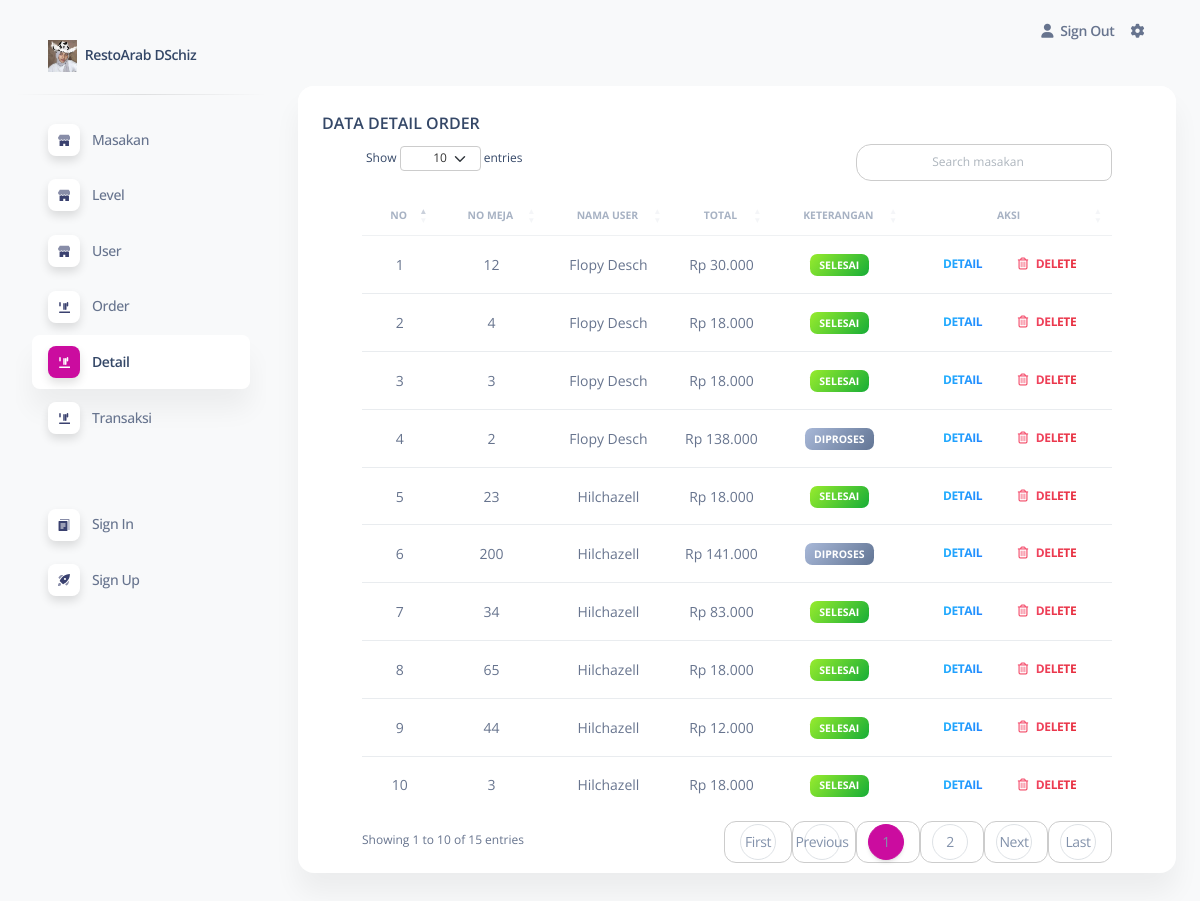
The page /pages/index.php?page=data_detail (signed in) on the database its author committed.
### tables this page shows
CREATE TABLE `detail_order` (
  `id_detail_order` int(11) NOT NULL,
  `id_order` int(11) NOT NULL,
  `id_masakan` int(11) NOT NULL,
  `qty` int(11) NOT NULL,
  `total` int(11) NOT NULL,
  `keterangan` text DEFAULT NULL
);

CREATE TABLE `order` (
  `id_order` int(11) NOT NULL,
  `no_meja` int(11) NOT NULL,
  `tanggal` date NOT NULL,
  `id_user` int(11) DEFAULT NULL,
  `keterangan` text DEFAULT NULL
);

CREATE TABLE `user` (
  `id_user` int(11) NOT NULL,
  `username` varchar(50) NOT NULL,
  `password` varchar(255) NOT NULL,
  `nama_user` varchar(100) NOT NULL,
  `id_level` int(11) DEFAULT NULL
);

### pages/detail/data.php (the view, shortened to what this page needs)
<?php
include "../conf/conn.php";
$query = mysqli_query($koneksi, "SELECT detail_order.qty, masakan.nama_masakan, `order`.no_meja, user.nama_user, SUM(detail_order.total) AS total_bayar, detail_order.keterangan, detail_order.id_detail_order, detail_order.id_order
FROM detail_order
INNER JOIN masakan ON detail_order.id_masakan = masakan.id_masakan
INNER JOIN `order` ON detail_order.id_order = `order`.id_order
INNER JOIN user ON `order`.id_user = user.id_user
GROUP BY `order`.no_meja, user.nama_user, `order`.id_order
ORDER BY `order`.id_order DESC")
  or die(mysqli_error($koneksi));
?>
<head>
</head>
<div class="container-fluid py-4">
  <div class="row">
    <div class="col-12">
      <div class="card mb-4">
        <div class="card-header pb-0">
          <h6>DATA DETAIL ORDER</h6>
        </div>
        <div class="card-body px-6 pt-0 pb-2">
          <div class="table-responsive p-0">
            <table class="table align-items-center mb-0 custom-table" id="level">
              <div id="detail-content">
                <thead>
                  <tr>
                    <th class="text-center text-uppercase text-secondary text-xxs font-weight-bolder opacity-7">NO</th>
                    <th class="text-center text-uppercase text-secondary text-xxs font-weight-bolder opacity-7">NO MEJA</th>
                    <th class="text-center text-uppercase text-secondary text-xxs font-weight-bolder opacity-7">NAMA USER</th>
                    <th class="text-center text-uppercase text-secondary text-xxs font-weight-bolder opacity-7">TOTAL</th>
                    <th class="text-center text-uppercase text-secondary text-xxs font-weight-bolder opacity-7">KETERANGAN</th>
                    <th class="text-center text-uppercase text-secondary text-xxs font-weight-bolder opacity-7">AKSI</th>
                  </tr>
                </thead>
                <?php
                $no = 0;
                while ($row = mysqli_fetch_array($query)) {
                  $no_meja = $row['no_meja'];
                  $nama_user = $row['nama_user'];
                  $total_bayar = $row['total_bayar'];
                ?>
                  <tr>
                    <td class="align-middle text-center text-sm"><?php echo $no = $no + 1; ?></td>
                    <td class="align-middle text-center text-sm"><?php echo $no_meja; ?></td>
                    <td class="align-middle text-center text-sm"><?php echo $nama_user; ?></td>
                    <td class="align-middle text-center text-sm">Rp <?php echo number_format($total_bayar, 0, ',', '.'); ?></td>
                    <td class="align-middle text-center text-sm">
                      <?php
                      if ($row['keterangan'] == 'diproses') {
                        echo '<span class="badge badge-sm bg-gradient-secondary">Diproses</span>';
                      } elseif ($row['keterangan'] == 'selesai') {
                        echo '<span class="badge badge-sm bg-gradient-success">Selesai</span>';
                      }
                      ?>                    <td class="align-middle text-center text-sm">
                      <a href="../pages/index.php?page=detail_order&id_order=<?= $row['id_order']; ?>" class="btn btn-link text-info text-gradient px-3 mb-0"><i class="glyphicon glyphicon-list"></i>Detail</a>
                      <a class="btn btn-link text-danger text-gradient px-3 mb-0" href="detail/hapus.php?id=<?php echo $row['id_order']; ?>"><i class="far fa-trash-alt me-2"></i>Delete</a>
                    </td>
                  </tr>
                <?php }
                ?>
            </table>
          </div>
        </div>
      </div>
    </div>
  </div>
</div>

### rows shown on the page
detail_order: id_order.no_meja "12", user.nama_user "Flopy Desch", total_bayar "30.000", keterangan "SELESAI"
detail_order: no "2", id_order.no_meja "4", user.nama_user "Flopy Desch", total_bayar "18.000", keterangan "SELESAI"
detail_order: no "3", id_order.no_meja "3", user.nama_user "Flopy Desch", total_bayar "18.000", keterangan "SELESAI"
detail_order: no "4", id_order.no_meja "2", user.nama_user "Flopy Desch", total_bayar "138.000", keterangan "DIPROSES"
detail_order: no "5", id_order.no_meja "23", user.nama_user "Hilchazell", total_bayar "18.000", keterangan "SELESAI"
detail_order: no "6", id_order.no_meja "200", user.nama_user "Hilchazell", total_bayar "141.000", keterangan "DIPROSES"
detail_order: no "7", id_order.no_meja "34", user.nama_user "Hilchazell", total_bayar "83.000", keterangan "SELESAI"
detail_order: no "8", id_order.no_meja "65", user.nama_user "Hilchazell", total_bayar "18.000", keterangan "SELESAI"
detail_order: no "9", id_order.no_meja "44", user.nama_user "Hilchazell", total_bayar "12.000", keterangan "SELESAI"
detail_order: no "10", id_order.no_meja "3", user.nama_user "Hilchazell", total_bayar "18.000", keterangan "SELESAI"
